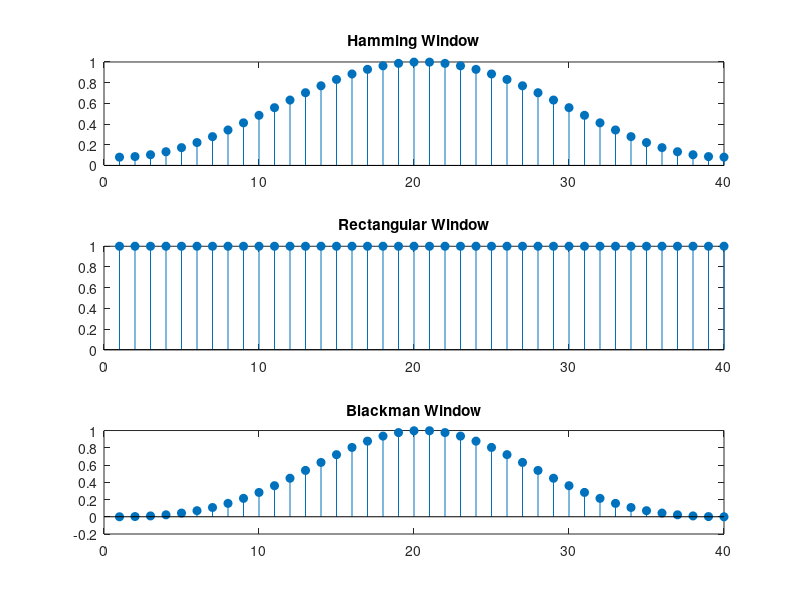

Source code (MATLAB):
M = 40; % Window length

% Create windows
hammingWindow = hamming(M);
rectWindow = rectwin(M);
blackmanWindow = blackman(M);

% Plot the windows
figure;
subplot(3,1,1);
stem(hammingWindow, 'filled');
title('Hamming Window');

subplot(3,1,2);
stem(rectWindow, 'filled');
title('Rectangular Window');

subplot(3,1,3);
stem(blackmanWindow, 'filled');
title('Blackman Window');
